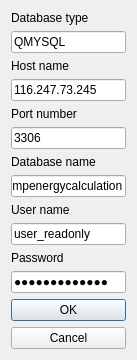
<?xml version="1.0" encoding="UTF-8"?>
<ui version="4.0">
 <class>Dialog_GetDbPara</class>
 <widget class="QDialog" name="Dialog_GetDbPara">
  <property name="windowModality">
   <enum>Qt::ApplicationModal</enum>
  </property>
  <property name="geometry">
   <rect>
    <x>0</x>
    <y>0</y>
    <width>137</width>
    <height>309</height>
   </rect>
  </property>
  <property name="sizePolicy">
   <sizepolicy hsizetype="Expanding" vsizetype="Preferred">
    <horstretch>0</horstretch>
    <verstretch>0</verstretch>
   </sizepolicy>
  </property>
  <property name="windowTitle">
   <string>Dialog</string>
  </property>
  <layout class="QGridLayout" name="gridLayout">
   <item row="0" column="0">
    <widget class="QLabel" name="label">
     <property name="styleSheet">
      <string notr="true">font: 9pt &quot;Arial&quot;;</string>
     </property>
     <property name="text">
      <string>Database type</string>
     </property>
    </widget>
   </item>
   <item row="1" column="0">
    <widget class="QLineEdit" name="lineEdit_1">
     <property name="sizePolicy">
      <sizepolicy hsizetype="Expanding" vsizetype="Expanding">
       <horstretch>0</horstretch>
       <verstretch>0</verstretch>
      </sizepolicy>
     </property>
     <property name="styleSheet">
      <string notr="true">font: 9pt &quot;Arial&quot;;</string>
     </property>
     <property name="text">
      <string>QMYSQL</string>
     </property>
    </widget>
   </item>
   <item row="2" column="0">
    <widget class="QLabel" name="label_2">
     <property name="styleSheet">
      <string notr="true">font: 9pt &quot;Arial&quot;;</string>
     </property>
     <property name="text">
      <string>Host name</string>
     </property>
    </widget>
   </item>
   <item row="3" column="0">
    <widget class="QLineEdit" name="lineEdit_2">
     <property name="sizePolicy">
      <sizepolicy hsizetype="Expanding" vsizetype="Expanding">
       <horstretch>0</horstretch>
       <verstretch>0</verstretch>
      </sizepolicy>
     </property>
     <property name="styleSheet">
      <string notr="true">font: 9pt &quot;Arial&quot;;</string>
     </property>
     <property name="text">
      <string>116.247.73.245</string>
     </property>
    </widget>
   </item>
   <item row="4" column="0">
    <widget class="QLabel" name="label_3">
     <property name="styleSheet">
      <string notr="true">font: 9pt &quot;Arial&quot;;</string>
     </property>
     <property name="text">
      <string>Port number</string>
     </property>
    </widget>
   </item>
   <item row="5" column="0">
    <widget class="QLineEdit" name="lineEdit_3">
     <property name="sizePolicy">
      <sizepolicy hsizetype="Expanding" vsizetype="Expanding">
       <horstretch>0</horstretch>
       <verstretch>0</verstretch>
      </sizepolicy>
     </property>
     <property name="styleSheet">
      <string notr="true">font: 9pt &quot;Arial&quot;;</string>
     </property>
     <property name="text">
      <string>3306</string>
     </property>
    </widget>
   </item>
   <item row="6" column="0">
    <widget class="QLabel" name="label_4">
     <property name="styleSheet">
      <string notr="true">font: 9pt &quot;Arial&quot;;</string>
     </property>
     <property name="text">
      <string>Database name</string>
     </property>
    </widget>
   </item>
   <item row="7" column="0">
    <widget class="QLineEdit" name="lineEdit_4">
     <property name="sizePolicy">
      <sizepolicy hsizetype="Expanding" vsizetype="Expanding">
       <horstretch>0</horstretch>
       <verstretch>0</verstretch>
      </sizepolicy>
     </property>
     <property name="styleSheet">
      <string notr="true">font: 9pt &quot;Arial&quot;;</string>
     </property>
     <property name="text">
      <string>pumpenergycalculation</string>
     </property>
    </widget>
   </item>
   <item row="8" column="0">
    <widget class="QLabel" name="label_5">
     <property name="styleSheet">
      <string notr="true">font: 9pt &quot;Arial&quot;;</string>
     </property>
     <property name="text">
      <string>User name</string>
     </property>
    </widget>
   </item>
   <item row="9" column="0">
    <widget class="QLineEdit" name="lineEdit_5">
     <property name="sizePolicy">
      <sizepolicy hsizetype="Expanding" vsizetype="Expanding">
       <horstretch>0</horstretch>
       <verstretch>0</verstretch>
      </sizepolicy>
     </property>
     <property name="styleSheet">
      <string notr="true">font: 9pt &quot;Arial&quot;;</string>
     </property>
     <property name="text">
      <string>user_readonly</string>
     </property>
    </widget>
   </item>
   <item row="10" column="0">
    <widget class="QLabel" name="label_6">
     <property name="styleSheet">
      <string notr="true">font: 9pt &quot;Arial&quot;;</string>
     </property>
     <property name="text">
      <string>Password</string>
     </property>
    </widget>
   </item>
   <item row="11" column="0">
    <widget class="QLineEdit" name="lineEdit_6">
     <property name="sizePolicy">
      <sizepolicy hsizetype="Expanding" vsizetype="Expanding">
       <horstretch>0</horstretch>
       <verstretch>0</verstretch>
      </sizepolicy>
     </property>
     <property name="styleSheet">
      <string notr="true">font: 9pt &quot;Arial&quot;;</string>
     </property>
     <property name="text">
      <string>user_readonly</string>
     </property>
     <property name="echoMode">
      <enum>QLineEdit::Password</enum>
     </property>
    </widget>
   </item>
   <item row="12" column="0">
    <widget class="QDialogButtonBox" name="buttonBox">
     <property name="sizePolicy">
      <sizepolicy hsizetype="Expanding" vsizetype="Expanding">
       <horstretch>0</horstretch>
       <verstretch>0</verstretch>
      </sizepolicy>
     </property>
     <property name="font">
      <font>
       <family>Arial</family>
      </font>
     </property>
     <property name="orientation">
      <enum>Qt::Vertical</enum>
     </property>
     <property name="standardButtons">
      <set>QDialogButtonBox::Cancel|QDialogButtonBox::Ok</set>
     </property>
    </widget>
   </item>
  </layout>
 </widget>
 <resources/>
 <connections>
  <connection>
   <sender>buttonBox</sender>
   <signal>accepted()</signal>
   <receiver>Dialog_GetDbPara</receiver>
   <slot>accept()</slot>
   <hints>
    <hint type="sourcelabel">
     <x>248</x>
     <y>254</y>
    </hint>
    <hint type="destinationlabel">
     <x>157</x>
     <y>274</y>
    </hint>
   </hints>
  </connection>
  <connection>
   <sender>buttonBox</sender>
   <signal>rejected()</signal>
   <receiver>Dialog_GetDbPara</receiver>
   <slot>reject()</slot>
   <hints>
    <hint type="sourcelabel">
     <x>316</x>
     <y>260</y>
    </hint>
    <hint type="destinationlabel">
     <x>286</x>
     <y>274</y>
    </hint>
   </hints>
  </connection>
 </connections>
</ui>
